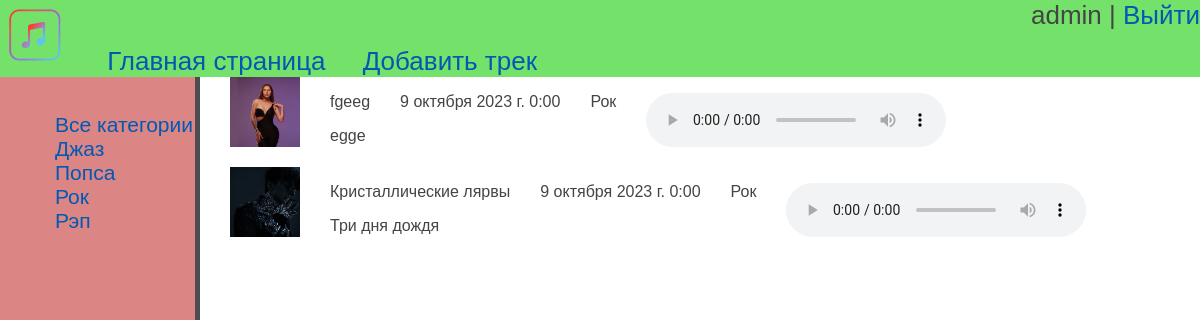
Page /category/rok/ (signed in) on the committed database.
### main/models.py (models this page shows, shortened)
class Categories(models.Model):
    title = models.CharField(
        max_length=32,
        verbose_name='Название'
    )
    slug = models.SlugField(
        max_length=32,
        verbose_name='слаг',
        unique=True
    )
    def __str__(self):
        return self.title
    def get_absolute_url(self):
        return reverse('main:category', kwargs={'cat_slug': self.slug})
    class Meta:
        verbose_name = 'Категория'
        verbose_name_plural = 'Категории'
        ordering = ['title']

class Music(models.Model):
    title = models.CharField(
        max_length=32,
        verbose_name='Название'
    )
    author = models.CharField(
        max_length=32,
        verbose_name='Автор'
    )
    slug = models.SlugField(
        max_length=32,
        verbose_name='слаг',
        unique=True
    )
    image = models.ImageField(
        upload_to='photos/%Y/%m/%d',
        verbose_name='Постер'
    )
    soundfile = models.FileField(
        upload_to='sound/%Y/%m/%d',
        verbose_name='Трек'
    )
    release = models.DateTimeField(
        verbose_name='Дата выхода'
    )
    cat = models.ForeignKey(
        Categories,
        verbose_name='Категория',
        on_delete=models.CASCADE
    )
    class Meta:
        verbose_name = 'Трек'
        verbose_name_plural = 'Треки'
        ordering = ['title']

### main/views.py (the view)
# urls.py: path('category/<slug:cat_slug>/', ListCategories.as_view(), name='category')
class ListCategories(DataMixin, ListView):
    model = Music
    template_name = 'main/index.html'
    context_object_name = 'posts'
    allow_empty = False
    def get_context_data(self, *, object_list=None, **kwargs):
        context = super().get_context_data(**kwargs)
        context2 = self.get_user_context(title=context['posts'][0].cat)
        return context | context2
    def get_queryset(self):
        return Music.objects.filter(cat__slug=self.kwargs['cat_slug'])

### main/utils.py (called while the page is built)
    def get_user_context(self, **kwargs):
        context = kwargs
        context['menu'] = menu
        context['cats'] = Categories.objects.all()
        return context

### templates/main/index.html
{% extends 'base.html' %}
{% block content %}
        {% for i in posts %}
        <div class="track">
            <span class="zapis"><img src="{{ i.image.url }}" alt="{{ i.title }}"></span>
            <span class="zapis">
                <p>{{ i.title }}</p>
                <p>{{ i.author }}</p>
            </span>
            <span class="zapis"><p>{{ i.release }}</p></span>
            <span class="zapis"><p>{{ i.cat }}</p></span>
            <span class="zapis"><p><audio controls><source src="{{ i.soundfile.url }}"></audio></p></span>
        </div>
        {% endfor %}
{% endblock %}

### templates/base.html (shortened to what this page needs)
{% load static %}
<!DOCTYPE html>
<html lang="en">
<head>
    <link rel="stylesheet" href="{% static 'css/style.css' %}">
</head>
<body>
{% block header %}
<header>
    <div class="left-menu">
        <span><a href="{% url 'main:home' %}"><img src="{% static 'img/logo.png' %}" alt="logo"></a></span>
        {% for i in menu %}
        <span style="margin-left: 30px;"><a href="{% url i.url_name %}">{{ i.title }}</a></span>
        {% endfor %}
    </div>
    <div class="right-menu">
        {% if request.user.is_authenticated %}
        <span>{{ user.username }} | <a href="{% url 'register:logout' %}">Выйти</a></span>
        {% else %}
        <span><a href="{% url 'register:login' %}">Войти</a></span>
        {% endif %}
    </div>
</header>
{% endblock %}
{% block aside %}
<aside>
    <ul>
        <li><a href="{% url 'main:home' %}">Все категории</a></li>
        {% for i in cats %}
            <li><a href="{{ i.get_absolute_url }}">{{ i.title }}</a></li>
        {% endfor %}
    </ul>
</aside>
{% endblock %}
{% block content %}
{% endblock %}
</body>
</html>

### static/css/style.css (style rules this page uses)
html, body { font-family: 'Arial'; margin: 0; padding: 0; width: 100%; color: #444; }
a { color: #0059b2; text-decoration: none; }
img { width: 70px; }
header { position: sticky; top: 0; width: 100%; background-color: #74e26a; display: flex; font-size: 26px; justify-content: space-between; }
aside { padding-left: 15px; padding-top: 15px; float: left; background: #db8585; width: 15%; font-size: 21px; height: 1000px; color: #fff; border-right: 5px solid #4d4d4d; }
ul { list-style: none; }
.track { display: flex; }
.zapis { margin-left: 3%; align-items: center; }

### rows in the picture
Categories: title "Джаз"
Categories: title "Попса"
Categories: title "Рок"
Categories: title "Рэп"
Music: image (picture), title "fgeeg", author "egge", release "9 октября 2023 г. 0:00", cat "Рок"
Music: image (picture), title "Кристаллические лярвы", author "Три дня дождя", release "9 октября 2023 г. 0:00", cat "Рок"

### other values in the picture
{{ i.title }} "Главная страница" "Добавить трек"
{{ user.username }} "admin"
